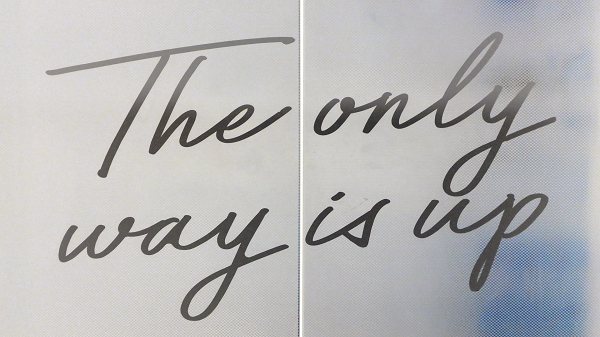
#> input picture iv.png, 600 x 337 px
$ python image.py
#> lines starting #> are read from the running program, lines starting #| are printed output that depends on the picture
#> the answer given: iv.png
#py
from PIL import Image

def create(black,white,color,name):
    # f = Image.open("img.jpg")
#> called with black = (0, 0, 0), white = (225, 255, 255), color = (255, 195, 105), name = 'iv.png'
    f = Image.open("iv.png")
#> f is the input picture: PIL image 600x337 RGBA; mean R, G, B, A 184, 183.5, 184.1, 255
    width, height = f.size
#> width = 600; height = 337
    # Process every pixel
    for x in range(width):
       for y in range(height):
           current_color = f.getpixel( (x,y) )
           if (sum(current_color)//3)>128:
               f.putpixel( (x,y),black )
           else:
               f.putpixel( (x,y),white )
           if (sum(current_color)//3) in range(100,220):
               f.putpixel( (x,y),color )
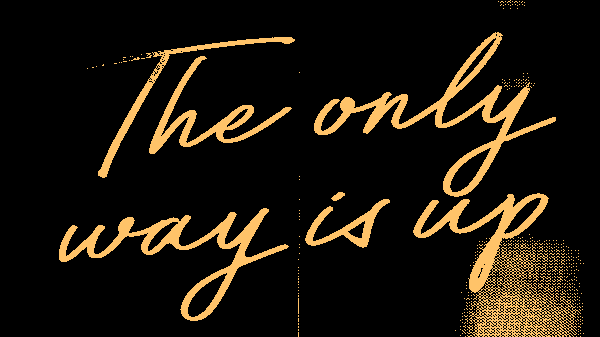
#> f: PIL image 600x337 RGBA; mean R, G, B, A 28.9, 22.1, 11.9, 255
    f.save(name)

# f = Image.open("img.jpg")
# temp = f

black = (0,0,0)
white = (225,255,255)

color = (255,195,105)
name = input()
create(black,white,color,name)

color = (238,83,55)
name = input()
#> the answer given: iv.png
create(black,white,color,name)
#> call 2 of create, with black = (0, 0, 0), white = (225, 255, 255), color = (238, 83, 55), name = 'iv.png'
#> after the loop in create (call 2), `for x in range(width):`:
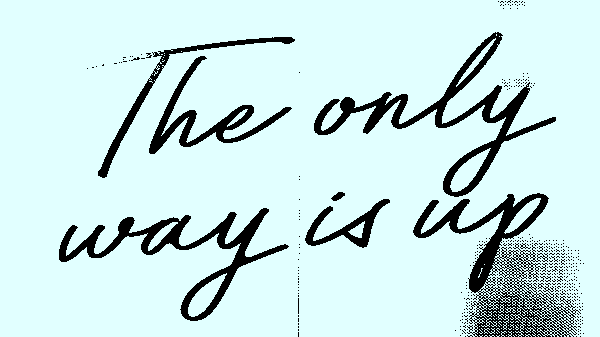
#> f: PIL image 600x337 RGBA; mean R, G, B, A 199.5, 226.1, 226.1, 255

color = (191,245,48)
name = input()
#> the answer given: iv.png
create(black,white,color,name)
#> call 3 of create, with black = (0, 0, 0), white = (225, 255, 255), color = (191, 245, 48), name = 'iv.png'
#> after the loop in create (call 3), `for x in range(width):`:
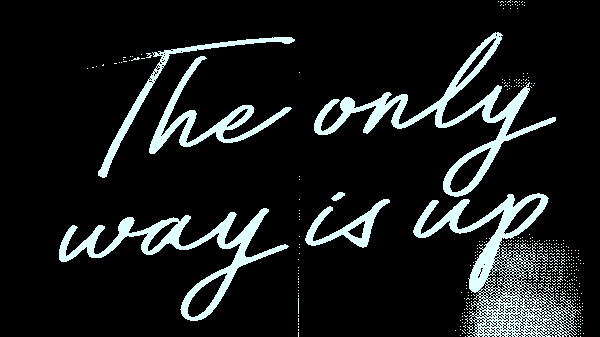
#> f: PIL image 600x337 RGBA; mean R, G, B, A 25.5, 28.9, 28.9, 255

color = (58,255,255)
name = input()
create(black,white,color,name)

"""
Next step creating a NxN Grid of images with different shading and Color combo's!
"""
